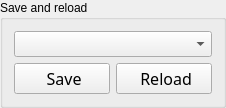
         <widget class="QGroupBox" name="groupBox_3">
          <property name="title">
           <string>Save and reload</string>
          </property>
          <layout class="QVBoxLayout" name="verticalLayout_6">
           <item>
            <widget class="QComboBox" name="choiceBox">
             <property name="sizePolicy">
              <sizepolicy hsizetype="Minimum" vsizetype="Minimum">
               <horstretch>0</horstretch>
               <verstretch>0</verstretch>
              </sizepolicy>
             </property>
             <property name="minimumSize">
              <size>
               <width>79</width>
               <height>0</height>
              </size>
             </property>
             <property name="font">
              <font>
               <family>Noto Sans Cond</family>
               <pointsize>10</pointsize>
               <weight>50</weight>
               <italic>false</italic>
               <bold>false</bold>
              </font>
             </property>
             <property name="focusPolicy">
              <enum>Qt::WheelFocus</enum>
             </property>
             <property name="toolTip">
              <string extracomment="hoho">&lt;html&gt;&lt;head/&gt;&lt;body&gt;&lt;p&gt;&lt;span style=&quot; font-size:11pt;&quot;&gt;Choose the data that should be save or reload.&lt;/span&gt;&lt;/p&gt;&lt;/body&gt;&lt;/html&gt;</string>
             </property>
             <property name="statusTip">
              <string extracomment="heyhey"/>
             </property>
             <property name="whatsThis">
              <string extracomment="heyhey"/>
             </property>
             <property name="accessibleName">
              <string extracomment="heyhey"/>
             </property>
             <property name="accessibleDescription">
              <string extracomment="heyhey"/>
             </property>
             <property name="styleSheet">
              <string notr="true"/>
             </property>
             <property name="sizeAdjustPolicy">
              <enum>QComboBox::AdjustToContents</enum>
             </property>
            </widget>
           </item>
           <item>
            <layout class="QHBoxLayout" name="horizontalLayout_4">
             <item alignment="Qt::AlignHCenter">
              <widget class="QPushButton" name="Save_button">
               <property name="sizePolicy">
                <sizepolicy hsizetype="Minimum" vsizetype="Minimum">
                 <horstretch>0</horstretch>
                 <verstretch>0</verstretch>
                </sizepolicy>
               </property>
               <property name="minimumSize">
                <size>
                 <width>96</width>
                 <height>0</height>
                </size>
               </property>
               <property name="font">
                <font>
                 <family>Noto Sans Cond</family>
                 <pointsize>12</pointsize>
                 <weight>50</weight>
                 <italic>false</italic>
                 <bold>false</bold>
                </font>
               </property>
               <property name="toolTip">
                <string>&lt;html&gt;&lt;head/&gt;&lt;body&gt;&lt;p&gt;&lt;span style=&quot; font-size:11pt;&quot;&gt;Save the selected data.&lt;/span&gt;&lt;/p&gt;&lt;/body&gt;&lt;/html&gt;</string>
               </property>
               <property name="styleSheet">
                <string notr="true"/>
               </property>
               <property name="text">
                <string> Save</string>
               </property>
               <property name="icon">
                <iconset>
                 <normaloff>icons/save_icon.png</normaloff>icons/save_icon.png</iconset>
               </property>
              </widget>
             </item>
             <item alignment="Qt::AlignHCenter">
              <widget class="QPushButton" name="Reload_button">
               <property name="sizePolicy">
                <sizepolicy hsizetype="Minimum" vsizetype="Minimum">
                 <horstretch>0</horstretch>
                 <verstretch>0</verstretch>
                </sizepolicy>
               </property>
               <property name="minimumSize">
                <size>
                 <width>96</width>
                 <height>0</height>
                </size>
               </property>
               <property name="font">
                <font>
                 <family>Noto Sans Cond</family>
                 <pointsize>12</pointsize>
                 <weight>50</weight>
                 <italic>false</italic>
                 <bold>false</bold>
                </font>
               </property>
               <property name="toolTip">
                <string>&lt;html&gt;&lt;head/&gt;&lt;body&gt;&lt;p&gt;&lt;span style=&quot; font-size:11pt;&quot;&gt;Reload the selected data. the latter data will be erased.&lt;/span&gt;&lt;/p&gt;&lt;/body&gt;&lt;/html&gt;</string>
               </property>
               <property name="styleSheet">
                <string notr="true"/>
               </property>
               <property name="text">
                <string> Reload</string>
               </property>
               <property name="icon">
                <iconset>
                 <normaloff>icons/reload_icon.png</normaloff>icons/reload_icon.png</iconset>
               </property>
              </widget>
             </item>
            </layout>
           </item>
          </layout>
         </widget>
